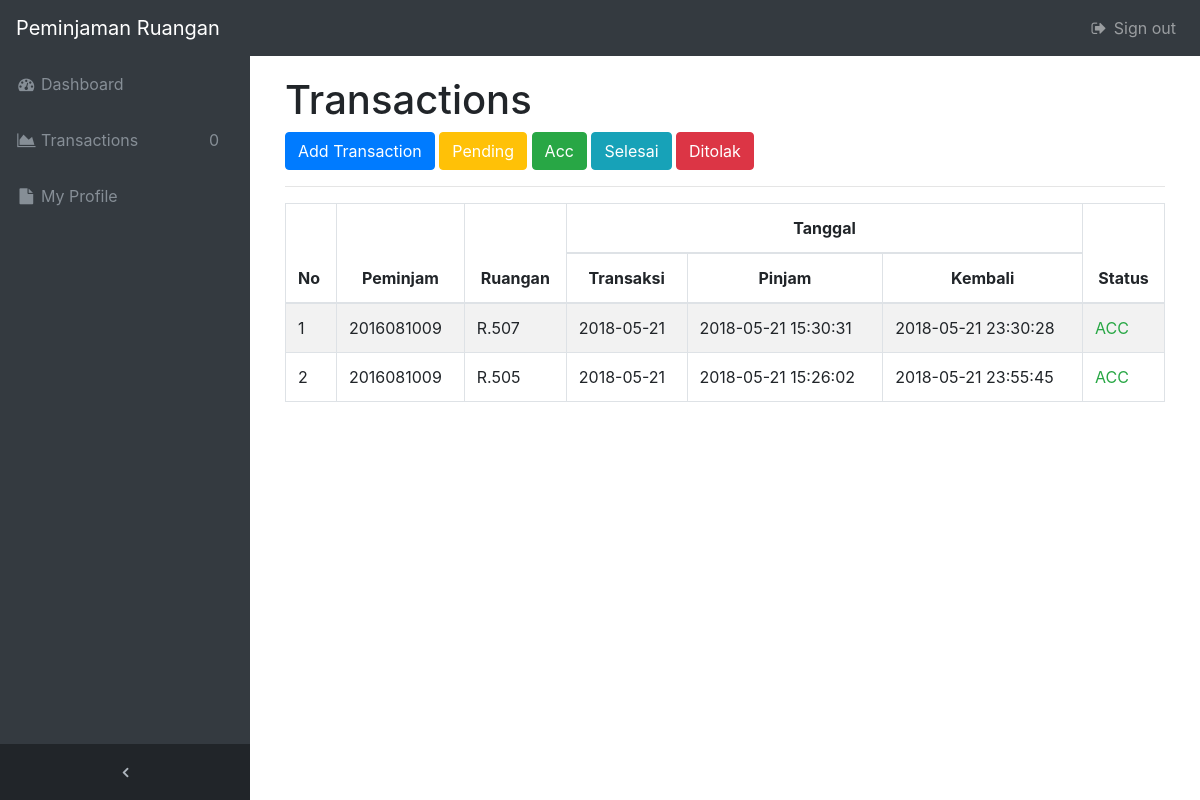
Screenshot of /transactions.php?status=B (signed in) with the database file from the repository.
### tables this page shows
CREATE TABLE `transaksi` (
  `idtransaksi` int(11) NOT NULL,
  `idlogin` int(11) NOT NULL,
  `idruangan` int(11) NOT NULL,
  `tgltransaksi` date NOT NULL,
  `tglpinjam` datetime NOT NULL,
  `tglkembali` datetime NOT NULL,
  `lampiran1` varchar(100) NOT NULL COMMENT 'surjin',
  `lampiran2` varchar(100) NOT NULL COMMENT 'ktm',
  `kegiatan` varchar(300) NOT NULL,
  `status` enum('P','B','S','T','P1') NOT NULL COMMENT 'P=pending, B=booking, S=selesai, T=tolak',
  `keterangan` varchar(300) DEFAULT NULL
);

CREATE TABLE `ruangan` (
  `idruangan` int(11) NOT NULL,
  `kode` varchar(10) NOT NULL,
  `foto` varchar(100) NOT NULL,
  `nama` varchar(30) NOT NULL,
  `status` enum('A','B') NOT NULL COMMENT 'A=aktif, B=booking'
);

### transactions.php (the view, shortened to what this page needs)
<?php
require("library/koneksi.php");
?>
<!DOCTYPE html>
<html lang="en">
<head>
    <link href="vendor/bootstrap/css/bootstrap.min.css" rel="stylesheet">
    <link href="css/simple-sidebar.css" rel="stylesheet">
</head>
<body>
    <div id="wrapper" class="toggled">
        <?php include("layout/menu.php");?>
        <div id="page-content-wrapper">
            <div class="container-fluid">
                <h1>Transactions</h1>
                <?php if ($kar['status'] == 'satpam'){
                    echo ""?>
            <?php } else {?>
                <a href="transactionsform.php" class="btn btn-primary">Add Transaction</a>
            <?php } ?>
                <a style="color: white" href="transactions.php?status=P" class="btn btn-warning">Pending</a>
                <a href="transactions.php?status=B" class="btn btn-success">Acc</a>
                <a href="transactions.php?status=S" class="btn btn-info">Selesai</a>
                <a href="transactions.php?status=T" class="btn btn-danger">Ditolak</a>
                <hr>
                <table class="table table-bordered table-striped">
                    <thead>
                        <tr>
                            <th rowspan="2">No</th>
                            <th rowspan="2" class="text-center">Peminjam</th>
                            <th rowspan="2" class="text-center">Ruangan</th>
                            <th colspan="3" class="text-center">Tanggal</th>
                            <th rowspan="2" class="text-center">Status</th>
                        </tr>
                        <tr>
                            <th class="text-center">Transaksi</th>
                            <th class="text-center">Pinjam</th>
                            <th class="text-center">Kembali</th>
                        </tr>
                    </thead>
                    <tbody>
                        <?php
                        if($_GET['status'] == 'B'){
                            $jml = $db->query("SELECT * FROM transaksi WHERE status = 'B'")->fetch_array();
                            $sql = $db->query("SELECT * FROM transaksi WHERE status = 'B' ORDER BY idtransaksi DESC");
                        } elseif ($_GET['status'] == 'S') {
                            $jml = $db->query("SELECT * FROM transaksi WHERE status = 'S'")->fetch_array();
                            $sql = $db->query("SELECT * FROM transaksi WHERE status = 'S' ORDER BY idtransaksi DESC");
                        } elseif ($_GET['status'] == 'T') {
                            $jml = $db->query("SELECT * FROM transaksi WHERE status = 'T'")->fetch_array();
                            $sql = $db->query("SELECT * FROM transaksi WHERE status = 'T' ORDER BY idtransaksi DESC");
                        } elseif ($_GET['status'] == 'P') {
                            $jml = $db->query("SELECT * FROM transaksi WHERE status = 'P'")->fetch_array();
                            $sql = $db->query("SELECT * FROM transaksi WHERE status = 'P' ORDER BY idtransaksi DESC");
                        } else {
                            $jml = $db->query("SELECT * FROM transaksi WHERE status = 'P'")->fetch_array();
                            $sql = $db->query("SELECT * FROM transaksi WHERE status = 'P' ORDER BY idtransaksi DESC");
                        }
                        if(count($jml) > 0){
                            $n=0;
                            while($dd = $sql->fetch_array()){ $n++;
                                $nmruang = $db->query("SELECT * FROM ruangan WHERE idruangan = '".$dd['idruangan']."'")->fetch_array();
                                if($dd['status'] == 'P')
                                    $st = "<a href='javascript:;' class='text-warning pendingnya'>PENDING</a>";
                                elseif($dd['status'] == 'B')
                                    $st = "<a href='transactionsdetail.php?id=".$dd['idtransaksi']."' class='text-success'>ACC</a>";
                                elseif($dd['status'] == 'S')
                                    $st = "<a href='transactionsfeedback.php?id=".$dd['idtransaksi']."' class='text-primary'>SELESAI</a>";
                                else
                                    $st = "<a href='transactionsdetail.php?id=".$dd['idtransaksi']."' class='text-danger'>DITOLAK</a>";
                                ?>
                            <tr>
                                <td><?php echo $n;?></td>
                                <td>
                                    <?php echo $dd['idlogin'];?> <br>
                                </td>
                                <td><?php echo $nmruang['kode'];?></td>
                                <td><?php echo $dd['tgltransaksi'];?></td>
                                <td><?php echo $dd['tglpinjam'];?></td>
                                <td><?php echo $dd['tglkembali'];?></td>
                                <td><?php echo $st;?></td>
                            </tr>
                            <?php }
                        }else{
                            echo "<tr><td colspan='8' class='text-center'>nothing data found.</td></tr>";
                        } ?>
                    </tbody>
                </table>
            </div>
        </div>
    </div>
</body>
</html>

### css/simple-sidebar.css (style rules this page uses)
body, html { overflow-x: hidden; height: 100%; }
* { box-sizing: border-box; }
#wrapper { padding-left: 0; -webkit-transition: all 0.5s ease; -moz-transition: all 0.5s ease; -o-transition: all 0.5s ease; transition: all 0.5s ease; }
#wrapper.toggled { padding-left: 250px; }
#page-content-wrapper { width: 100%; position: absolute; padding: 15px; }
#wrapper.toggled #page-content-wrapper { position: absolute; margin-right: -250px; }
@media (min-width:768px) { #wrapper { padding-left: 0; } }
@media (min-width:768px) { #wrapper.toggled { padding-left: 250px; } }
@media (min-width:768px) { #page-content-wrapper { padding: 20px; position: relative; } }
@media (min-width:768px) { #wrapper.toggled #page-content-wrapper { position: relative; margin-right: 0; } }

### desain/css/sb-admin.css (style rules this page uses)
html { position: relative; min-height: 100%; }
body { overflow-x: hidden; }
body.sticky-footer { margin-bottom: 56px; }
body.fixed-nav { padding-top: 56px; }

### rows the page displays
transaksi: idlogin "2016081009", idruangan.kode "R.507", tgltransaksi "2018-05-21", tglpinjam "2018-05-21 15:30:31", tglkembali "2018-05-21 23:30:28"
transaksi: idlogin "2016081009", idruangan.kode "R.505", tgltransaksi "2018-05-21", tglpinjam "2018-05-21 15:26:02", tglkembali "2018-05-21 23:55:45"

### other values shown
$hitung2 "0"
